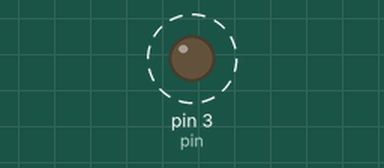
A sketch run on a simulated Arduino Uno, built with avr-gcc and run on an emulated ATmega328P. Shown: output pins drawn as LEDs (lit = HIGH). Dashed ring = blinking.

Above: at 0.5 s.
Timing chart, 0 to 4.6 s (numbered marks = the images above):
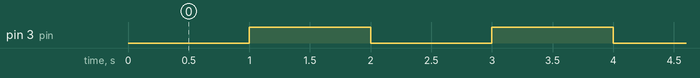

The sketch:

TickTock.ino
```cpp
//----------------------------------------------------------------------
// TickTock -- make the analog meter sound like a clock
//----------------------------------------------------------------------

int pin = 3;

void setup() {
}

void loop() {
  analogWrite(pin, 0);    // tock
  delay(1000);
  analogWrite(pin, 255);  // tick
  delay(1000);
}
```

Measured:
- by itself, pin 3 (pin): alternates HIGH for 1.0 s and LOW for 1.0 s
